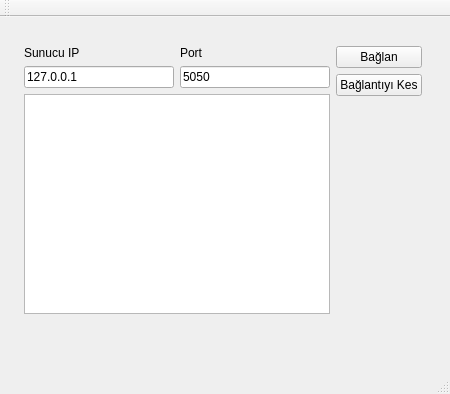
<?xml version="1.0" encoding="UTF-8"?>
<ui version="4.0">
 <class>MainWindow</class>
 <widget class="QMainWindow" name="MainWindow">
  <property name="geometry">
   <rect>
    <x>0</x>
    <y>0</y>
    <width>450</width>
    <height>394</height>
   </rect>
  </property>
  <property name="windowTitle">
   <string>İstemci</string>
  </property>
  <widget class="QWidget" name="centralWidget">
   <widget class="QWidget" name="layoutWidget">
    <property name="geometry">
     <rect>
      <x>13</x>
      <y>18</y>
      <width>420</width>
      <height>310</height>
     </rect>
    </property>
    <layout class="QVBoxLayout" name="verticalLayout_4">
     <item>
      <layout class="QHBoxLayout" name="horizontalLayout_2">
       <item>
        <layout class="QVBoxLayout" name="verticalLayout_3">
         <item>
          <layout class="QHBoxLayout" name="horizontalLayout">
           <item>
            <layout class="QVBoxLayout" name="verticalLayout">
             <item>
              <widget class="QLabel" name="label">
               <property name="text">
                <string>Sunucu IP</string>
               </property>
              </widget>
             </item>
             <item>
              <widget class="QLineEdit" name="m_lineEditIP">
               <property name="text">
                <string>127.0.0.1</string>
               </property>
              </widget>
             </item>
            </layout>
           </item>
           <item>
            <layout class="QVBoxLayout" name="verticalLayout_2">
             <item>
              <widget class="QLabel" name="label_2">
               <property name="text">
                <string>Port</string>
               </property>
              </widget>
             </item>
             <item>
              <widget class="QLineEdit" name="m_lineEditPort">
               <property name="text">
                <string>5050</string>
               </property>
              </widget>
             </item>
            </layout>
           </item>
          </layout>
         </item>
         <item>
          <widget class="QTextEdit" name="textEdit"/>
         </item>
        </layout>
       </item>
       <item>
        <layout class="QVBoxLayout" name="verticalLayout_6">
         <item>
          <layout class="QVBoxLayout" name="verticalLayout_5">
           <item>
            <widget class="QPushButton" name="m_ConnBtn">
             <property name="text">
              <string>Bağlan</string>
             </property>
            </widget>
           </item>
           <item>
            <widget class="QPushButton" name="m_DisconnBtn">
             <property name="text">
              <string>Bağlantıyı Kes</string>
             </property>
            </widget>
           </item>
          </layout>
         </item>
         <item>
          <spacer name="verticalSpacer_2">
           <property name="orientation">
            <enum>Qt::Vertical</enum>
           </property>
           <property name="sizeHint" stdset="0">
            <size>
             <width>20</width>
             <height>198</height>
            </size>
           </property>
          </spacer>
         </item>
        </layout>
       </item>
      </layout>
     </item>
     <item>
      <layout class="QHBoxLayout" name="horizontalLayout_3">
       <item>
        <widget class="QLabel" name="label_3">
         <property name="text">
          <string/>
         </property>
        </widget>
       </item>
      </layout>
     </item>
    </layout>
   </widget>
  </widget>
  <widget class="QMenuBar" name="menuBar">
   <property name="geometry">
    <rect>
     <x>0</x>
     <y>0</y>
     <width>450</width>
     <height>22</height>
    </rect>
   </property>
  </widget>
  <widget class="QToolBar" name="mainToolBar">
   <attribute name="toolBarArea">
    <enum>TopToolBarArea</enum>
   </attribute>
   <attribute name="toolBarBreak">
    <bool>false</bool>
   </attribute>
  </widget>
  <widget class="QStatusBar" name="statusBar"/>
 </widget>
 <layoutdefault spacing="6" margin="11"/>
 <resources/>
 <connections/>
</ui>
